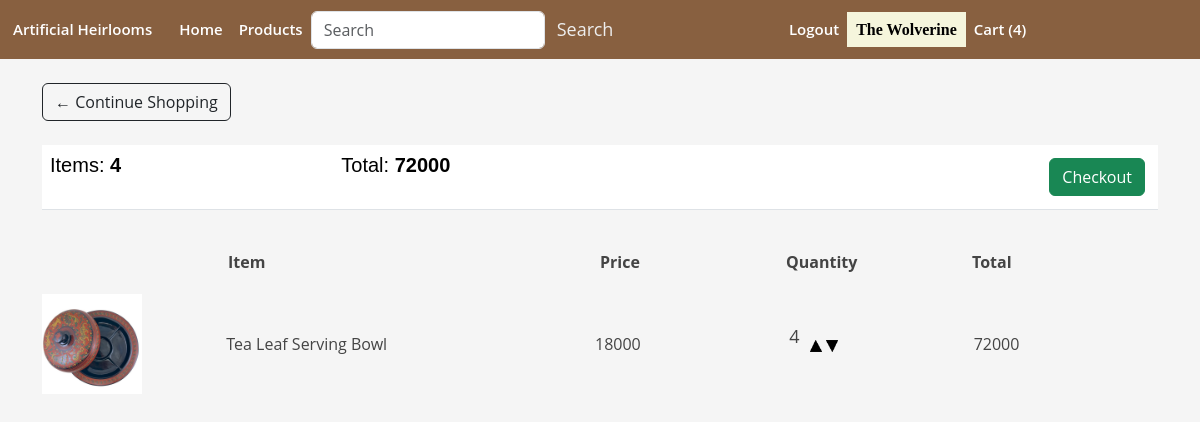
Page /cart/ (signed in) on the earlier database version.
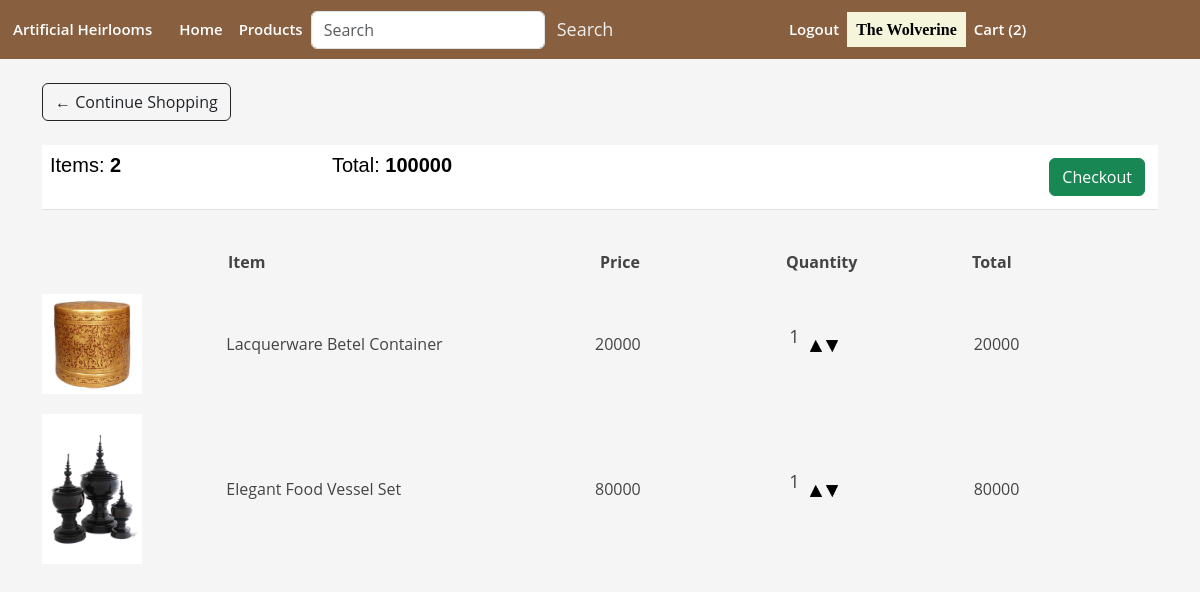
Same page on the later database version.
### shop/models.py (models this page shows, shortened)
class Order(models.Model):
    customer = models.ForeignKey(Customer, on_delete=models.SET_NULL, null=True, blank=True)
    date_ordered = models.DateTimeField(auto_now_add=True)
    complete = models.BooleanField(default=False, null=True, blank=True)
    transaction_id = models.CharField(max_length=200, null=True)
    @property
    def get_cart_total(self):
        orderitems = self.orderitem_set.all()
        total = sum([item.get_total for item in orderitems])
        return total
    @property
    def get_cart_items(self):
        orderitems = self.orderitem_set.all()
        total = sum([item.quantity for item in orderitems])
        return total

class OrderItem(models.Model):
    product = models.ForeignKey(Product, on_delete=models.SET_NULL, null=True, blank=True)
    order = models.ForeignKey(Order, on_delete=models.SET_NULL, null=True, blank=True)
    quantity = models.IntegerField(default=0, null=True, blank=True)
    date_added = models.DateTimeField(auto_now_add=True)
    @property
    def get_total(self):
        total = self.product.price * self.quantity
        return total

class Product(models.Model):
    name = models.CharField(max_length=200, null=False)
    image = models.ImageField(upload_to='item_images/', null=True, blank=True)
    description = models.TextField(blank=True)
    price = models.DecimalField(max_digits=10, decimal_places=0)
    stock = models.PositiveIntegerField(default=0)
    @property
    def imageURL(self):
        try:
            url = self.image.url
        except:
            url = ''
        return url

### shop/views.py (the view)
# urls.py: path('cart/', views.cart, name = 'cart'),
def cart(request):
    if request.user.is_authenticated:
        customer = request.user.customer
        order, created = Order.objects.get_or_create(customer=customer, complete=False)
        items = order.orderitem_set.all()
    else:
        items = []
        order = {'get_cart_total': 0, }
    context = {
        'items': items,
        'order': order,
    }
    return render(request, 'cart.html', context)

### shop/templates/cart.html (shortened to what this page needs)
{% extends 'master.html' %}
{% load static %}
{% block content %}
	<div class="row">
		<div class="col-lg-12">
			<div class="box-element">
        		<a  class="btn btn-outline-dark" href="{% url 'products' %}">&#x2190; Continue Shopping</a>
				<br>
				<br>
				<table class="table">
					<tr>
						<th><h5>Items:<strong> {{ order.get_cart_items }} </strong></h5></th>
						<th><h5>Total:<strong> {{ order.get_cart_total }} </strong></h5></th>
						<th>
							<a  style="float:right; margin:5px;" class="btn btn-success" href="{% url 'checkout' %}">Checkout</a>
						</th>
					</tr>
				</table>
			</div>
			<br>
			<div class="box-element">
				<div class="cart-row">
				<div style="flex:2"><strong>Item</strong></div>
				<div style="flex:1"><strong>Price</strong></div>
				<div style="flex:1"><strong>Quantity</strong></div>
				<div style="flex:1"><strong>Total</strong></div>
				</div>
				{% for item in items %}
				<div class="cart-row">
					<div style="flex:1"><img class="row-image" src="{{ item.product.imageURL }}"></div>
					<div style="flex:2">{{ item.product.name }}</div>
					<div style="flex:1">{{ item.product.price }}</div>
					<div style="flex:1" class="quantity-container">
						<p class="quantity">{{ item.quantity }}</p>
						<div class="quantity-controls">
							<img data-product={{item.product.id}} data-action="add" class="chg-quantity update-cart" src="{% static  'images/arrow_up_btn.png' %}">
							<img data-product={{item.product.id}} data-action="remove" class="chg-quantity update-cart" src="{% static  'images/arrow_down_btn.png' %}">
						</div>
					</div>
					<div style="flex:1">{{ item.get_total }}</div>
				</div>
				{% endfor %}
			</div>
		</div>
	</div>
{% endblock content %}

### shop/templates/master.html (shortened to what this page needs)
<!DOCTYPE html>
{% load static %}
<html>
<head>
    {% load bootstrap5 %}
    {% bootstrap_css %}
    <link rel="stylesheet" type = 'text/css'  href="{% static 'css/custom.css' %}">
</head>
<body>
    <nav class="navbar navbar-expand-lg">
        <a class="navbar-brand" href="/">Artificial Heirlooms</a>
        <div class="collapse navbar-collapse" id="navbarSupportedContent">
          <ul class="navbar-nav mr-auto">
            <li class="nav-item active">
              <a class="nav-link" href="/">Home</span></a>
            </li>
            <li class="nav-item">
              <a class="nav-link" href="/products/">Products</a>
            </li>
          </ul>
          <form class="form-inline my-2 my-lg-0" style="display: flex; align-items: center;" action="{% url 'search_products' %}" method="GET">
            <input class="form-control mr-sm-2" type="search" placeholder="Search" aria-label="Search" name="q" value="{{ query }}">
            <button class="btn btn-outline-success" type="submit">Search</button>
        </form>
        </div>
        <div class="collapse navbar-collapse" id="navbarNav">
          <ul class="navbar-nav ml-auto">
            {% if user.is_authenticated %}
            <li class="nav-item">
              <a class="nav-link" href="{% url 'logout' %}">Logout</a>
            </li>
            <li class="nav-item">
              <span class="mr-2 navbar-username"> The {{ user.username }} </span>
            </li>
              <a class="nav-link" href="/cart/">Cart ({{ order.get_cart_items }})</a>
            {% endif %}
          </ul>
      </div>
    </nav>
<div class="container">
    <br>
    {% block content %}{% endblock %}
</div>
</body>
</html>

Differences in the rows shown:
removed OrderItem: product.imageURL (picture), product.name "Tea Leaf Serving Bowl", product.price "18000", quantity "4", get_total "72000"
computed for Order: get_cart_items "4" → "2"; get_cart_total "72000" → "100000"
added OrderItem: product.imageURL (picture), product.name "Lacquerware Betel Container", product.price "20000", quantity "1", get_total "20000"
added OrderItem: product.imageURL (picture), product.name "Elegant Food Vessel Set", product.price "80000", quantity "1", get_total "80000"
